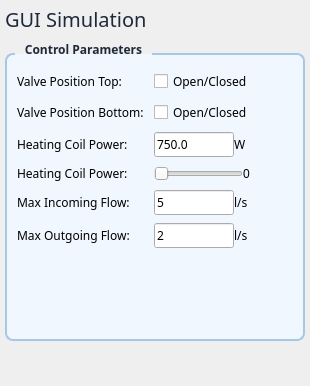
                <widget class="QWidget" name="GUiSim">
                 <layout class="QVBoxLayout" name="verticalLayout_guiSim">
                  <property name="spacing">
                   <number>8</number>
                  </property>
                  <property name="leftMargin">
                   <number>5</number>
                  </property>
                  <property name="topMargin">
                   <number>5</number>
                  </property>
                  <property name="rightMargin">
                   <number>5</number>
                  </property>
                  <property name="bottomMargin">
                   <number>5</number>
                  </property>
                  <item>
                   <widget class="QLabel" name="label_15">
                    <property name="font">
                     <font>
                      <family>Segoe UI,Arial,sans-serif</family>
                      <pointsize>15</pointsize>
                     </font>
                    </property>
                    <property name="layoutDirection">
                     <enum>Qt::LeftToRight</enum>
                    </property>
                    <property name="styleSheet">
                     <string notr="true">color: #1e293b;</string>
                    </property>
                    <property name="text">
                     <string>GUI Simulation</string>
                    </property>
                   </widget>
                  </item>
                  <item>
                   <widget class="QGroupBox" name="groupBox_simControls2">
                    <property name="minimumSize">
                     <size>
                      <width>300</width>
                      <height>300</height>
                     </size>
                    </property>
                    <property name="maximumSize">
                     <size>
                      <width>300</width>
                      <height>700</height>
                     </size>
                    </property>
                    <property name="font">
                     <font>
                      <family>Segoe UI,Arial,sans-serif</family>
                      <weight>75</weight>
                      <bold>true</bold>
                     </font>
                    </property>
                    <property name="styleSheet">
                     <string notr="true">
                    QGroupBox {
                      border: 2px solid #a7c7e7;
                      border-radius: 8px;
                      margin-top: 12px;
                      background-color: #f0f7ff;
                    }
                    QGroupBox::title {
                      color: #1e293b;
                      subcontrol-origin: margin;
                      left: 10px;
                      padding: 0 8px;
                    }
                  </string>
                    </property>
                    <property name="title">
                     <string>Control Parameters</string>
                    </property>
                    <layout class="QFormLayout" name="formLayout_simControls2">
                     <property name="horizontalSpacing">
                      <number>10</number>
                     </property>
                     <property name="verticalSpacing">
                      <number>8</number>
                     </property>
                     <property name="leftMargin">
                      <number>10</number>
                     </property>
                     <property name="topMargin">
                      <number>15</number>
                     </property>
                     <property name="rightMargin">
                      <number>10</number>
                     </property>
                     <property name="bottomMargin">
                      <number>10</number>
                     </property>
                     <item row="0" column="0">
                      <widget class="QLabel" name="label_19">
                       <property name="font">
                        <font>
                         <family>Segoe UI,Arial,sans-serif</family>
                        </font>
                       </property>
                       <property name="text">
                        <string>Valve Position Top:</string>
                       </property>
                      </widget>
                     </item>
                     <item row="0" column="1">
                      <widget class="QCheckBox" name="valveInCheckBox">
                       <property name="font">
                        <font>
                         <family>Segoe UI,Arial,sans-serif</family>
                        </font>
                       </property>
                       <property name="text">
                        <string>Open/Closed</string>
                       </property>
                      </widget>
                     </item>
                     <item row="1" column="0">
                      <widget class="QLabel" name="label_24">
                       <property name="font">
                        <font>
                         <family>Segoe UI,Arial,sans-serif</family>
                        </font>
                       </property>
                       <property name="text">
                        <string>Valve Position Bottom:</string>
                       </property>
                      </widget>
                     </item>
                     <item row="1" column="1">
                      <widget class="QCheckBox" name="valveOutCheckBox">
                       <property name="font">
                        <font>
                         <family>Segoe UI,Arial,sans-serif</family>
                        </font>
                       </property>
                       <property name="text">
                        <string>Open/Closed</string>
                       </property>
                      </widget>
                     </item>
                     <item row="2" column="0">
                      <widget class="QLabel" name="label_20">
                       <property name="font">
                        <font>
                         <family>Segoe UI,Arial,sans-serif</family>
                        </font>
                       </property>
                       <property name="text">
                        <string>Heating Coil Power:</string>
                       </property>
                      </widget>
                     </item>
                     <item row="2" column="1">
                      <layout class="QHBoxLayout" name="horizontalLayout_11">
                       <item>
                        <widget class="QLineEdit" name="powerHeatingCoilEntry1">
                         <property name="maximumSize">
                          <size>
                           <width>80</width>
                           <height>16777215</height>
                          </size>
                         </property>
                         <property name="font">
                          <font>
                           <family>Segoe UI,Arial,sans-serif</family>
                          </font>
                         </property>
                         <property name="text">
                          <string>750.0</string>
                         </property>
                        </widget>
                       </item>
                       <item>
                        <widget class="QLabel" name="label_21">
                         <property name="font">
                          <font>
                           <family>Segoe UI,Arial,sans-serif</family>
                          </font>
                         </property>
                         <property name="text">
                          <string>W</string>
                         </property>
                        </widget>
                       </item>
                      </layout>
                     </item>
                     <item row="4" column="0">
                      <widget class="QLabel" name="label_heaterPower_2">
                       <property name="font">
                        <font>
                         <family>Segoe UI,Arial,sans-serif</family>
                        </font>
                       </property>
                       <property name="text">
                        <string>Heating Coil Power:</string>
                       </property>
                      </widget>
                     </item>
                     <item row="4" column="1">
                      <layout class="QHBoxLayout" name="horizontalLayout_heaterPower">
                       <item>
                        <widget class="QSlider" name="heaterPowerSlider">
                         <property name="minimum">
                          <number>0</number>
                         </property>
                         <property name="maximum">
                          <number>32747</number>
                         </property>
                         <property name="value">
                          <number>0</number>
                         </property>
                         <property name="orientation">
                          <enum>Qt::Horizontal</enum>
                         </property>
                        </widget>
                       </item>
                       <item>
                        <widget class="QLabel" name="heaterPowerValueLabel">
                         <property name="minimumSize">
                          <size>
                           <width>50</width>
                           <height>0</height>
                          </size>
                         </property>
                         <property name="text">
                          <string>0</string>
                         </property>
                        </widget>
                       </item>
                      </layout>
                     </item>
                     <item row="5" column="0">
                      <widget class="QLabel" name="label_22">
                       <property name="font">
                        <font>
                         <family>Segoe UI,Arial,sans-serif</family>
                        </font>
                       </property>
                       <property name="text">
                        <string>Max Incoming Flow:</string>
                       </property>
                      </widget>
                     </item>
                     <item row="5" column="1">
                      <layout class="QHBoxLayout" name="horizontalLayout_10">
                       <item>
                        <widget class="QLineEdit" name="maxFlowInEntry1">
                         <property name="maximumSize">
                          <size>
                           <width>80</width>
                           <height>16777215</height>
                          </size>
                         </property>
                         <property name="font">
                          <font>
                           <family>Segoe UI,Arial,sans-serif</family>
                          </font>
                         </property>
                         <property name="text">
                          <string>5</string>
                         </property>
                        </widget>
                       </item>
                       <item>
                        <widget class="QLabel" name="label_25">
                         <property name="font">
                          <font>
                           <family>Segoe UI,Arial,sans-serif</family>
                          </font>
                         </property>
                         <property name="text">
                          <string>l/s</string>
                         </property>
                        </widget>
                       </item>
                      </layout>
                     </item>
                     <item row="6" column="0">
                      <widget class="QLabel" name="label_54">
                       <property name="font">
                        <font>
                         <family>Segoe UI,Arial,sans-serif</family>
                        </font>
                       </property>
                       <property name="text">
                        <string>Max Outgoing Flow:</string>
                       </property>
                      </widget>
                     </item>
                     <item row="6" column="1">
                      <layout class="QHBoxLayout" name="horizontalLayout_40">
                       <item>
                        <widget class="QLineEdit" name="maxFlowOutEntry1">
                         <property name="maximumSize">
                          <size>
                           <width>80</width>
                           <height>16777215</height>
                          </size>
                         </property>
                         <property name="font">
                          <font>
                           <family>Segoe UI,Arial,sans-serif</family>
                          </font>
                         </property>
                         <property name="text">
                          <string>2</string>
                         </property>
                        </widget>
                       </item>
                       <item>
                        <widget class="QLabel" name="label_55">
                         <property name="font">
                          <font>
                           <family>Segoe UI,Arial,sans-serif</family>
                          </font>
                         </property>
                         <property name="text">
                          <string>l/s</string>
                         </property>
                        </widget>
                       </item>
                      </layout>
                     </item>
                    </layout>
                   </widget>
                  </item>
                  <item>
                   <spacer name="verticalSpacer_guiSim">
                    <property name="orientation">
                     <enum>Qt::Vertical</enum>
                    </property>
                    <property name="sizeHint" stdset="0">
                     <size>
                      <width>20</width>
                      <height>40</height>
                     </size>
                    </property>
                   </spacer>
                  </item>
                 </layout>
                </widget>
